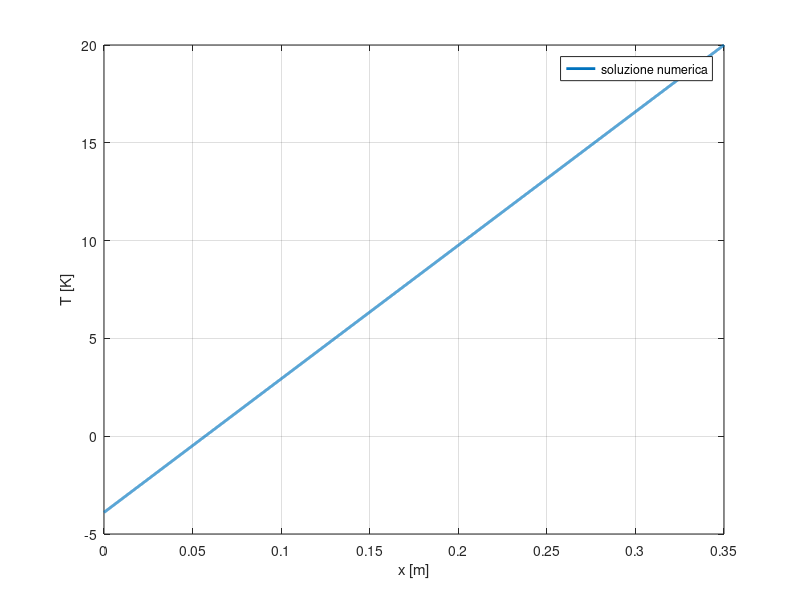

Here is the MATLAB script that generated this plot:
clc; clear; close all;

%% assegno i dati
tb = .25; %m
ti = .1; %m
kb = .55; %W/mK
ki = .04; %W/mK
Tin = 20; %°C
Text = -5; %°C
hext = 25; %W/m^2K

tt = tb+ti;
kk = (kb*tb+ki*ti)/tt;

%% creazione griglia
dx = 5e-5;
xx = (0:dx:tt)';
nn = length(xx);

%% assembraggio matrice AA
diag_i = ones(nn,1);
diag_p = -2*ones(nn,1);
diap_s = ones(nn,1);
AA = spdiags([diag_i diag_p diap_s], -1:1, nn, nn);

%% assembraggio vettori bb
bb = zeros(nn, 1);

%% coco
% robin
AA(1,1) = -1+hext*dx/-kk; 
AA(1,2) = 1; 
bb(1) = hext*Text*dx/-kk;
% dirichlet
AA(end,end-1) = 0; 
AA(end, end) = 1; 
bb(end) = Tin;

%% soluzione numerica
TT = AA\bb;

%% plotto
plot(xx, TT, 'linewidth', 2)
legend('soluzione numerica')
grid on
xlabel('x [m]')
ylabel('T [K]')
